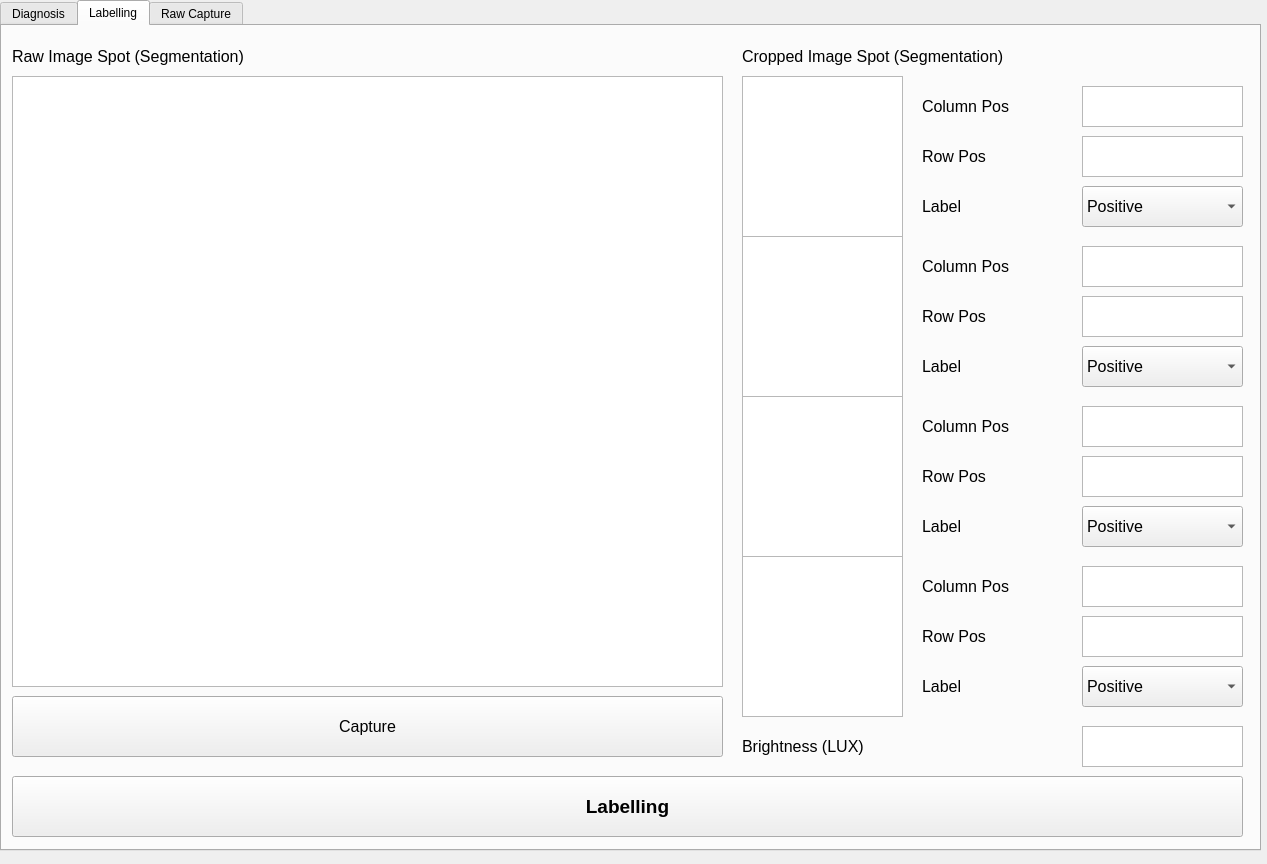
<?xml version="1.0" encoding="UTF-8"?>
<ui version="4.0">
 <class>FormDiagnosisToxoplasmosis</class>
 <widget class="QWidget" name="FormDiagnosisToxoplasmosis">
  <property name="geometry">
   <rect>
    <x>0</x>
    <y>0</y>
    <width>1267</width>
    <height>864</height>
   </rect>
  </property>
  <property name="windowTitle">
   <string>DIAGNOSIS TOXOPLASMOSIS PORTABLE DEVICE</string>
  </property>
  <widget class="QTabWidget" name="tabWidgetDiagnosis">
   <property name="geometry">
    <rect>
     <x>0</x>
     <y>0</y>
     <width>1261</width>
     <height>851</height>
    </rect>
   </property>
   <property name="currentIndex">
    <number>1</number>
   </property>
   <widget class="QWidget" name="tabDiagnosis">
    <attribute name="title">
     <string>Diagnosis</string>
    </attribute>
    <widget class="QLabel" name="label_9">
     <property name="geometry">
      <rect>
       <x>630</x>
       <y>10</y>
       <width>271</width>
       <height>41</height>
      </rect>
     </property>
     <property name="font">
      <font>
       <pointsize>12</pointsize>
      </font>
     </property>
     <property name="text">
      <string>Dot Blot Segmentation</string>
     </property>
    </widget>
    <widget class="QPushButton" name="btnDotBlotSampleCapture">
     <property name="geometry">
      <rect>
       <x>20</x>
       <y>390</y>
       <width>591</width>
       <height>51</height>
      </rect>
     </property>
     <property name="font">
      <font>
       <pointsize>12</pointsize>
      </font>
     </property>
     <property name="text">
      <string>Capture</string>
     </property>
    </widget>
    <widget class="QGraphicsView" name="graphicsViewDotBlotSegmentation1">
     <property name="geometry">
      <rect>
       <x>630</x>
       <y>50</y>
       <width>191</width>
       <height>161</height>
      </rect>
     </property>
    </widget>
    <widget class="QLabel" name="label_10">
     <property name="geometry">
      <rect>
       <x>20</x>
       <y>10</y>
       <width>581</width>
       <height>41</height>
      </rect>
     </property>
     <property name="font">
      <font>
       <pointsize>12</pointsize>
      </font>
     </property>
     <property name="text">
      <string>Dot Blot Sample</string>
     </property>
    </widget>
    <widget class="QGraphicsView" name="graphicsViewDotBlotSample">
     <property name="geometry">
      <rect>
       <x>20</x>
       <y>50</y>
       <width>591</width>
       <height>332</height>
      </rect>
     </property>
    </widget>
    <widget class="QPushButton" name="btnDotBlotSegmentationDiagnosis">
     <property name="geometry">
      <rect>
       <x>630</x>
       <y>390</y>
       <width>391</width>
       <height>51</height>
      </rect>
     </property>
     <property name="font">
      <font>
       <pointsize>12</pointsize>
      </font>
     </property>
     <property name="text">
      <string>Diagnosis</string>
     </property>
    </widget>
    <widget class="QGroupBox" name="groupBox">
     <property name="geometry">
      <rect>
       <x>10</x>
       <y>450</y>
       <width>1231</width>
       <height>361</height>
      </rect>
     </property>
     <property name="font">
      <font>
       <pointsize>12</pointsize>
      </font>
     </property>
     <property name="title">
      <string>Result</string>
     </property>
    </widget>
    <widget class="QGraphicsView" name="graphicsViewDotBlotSegmentation3">
     <property name="geometry">
      <rect>
       <x>630</x>
       <y>220</y>
       <width>191</width>
       <height>161</height>
      </rect>
     </property>
    </widget>
    <widget class="QGraphicsView" name="graphicsViewDotBlotSegmentation4">
     <property name="geometry">
      <rect>
       <x>830</x>
       <y>220</y>
       <width>191</width>
       <height>161</height>
      </rect>
     </property>
    </widget>
    <widget class="QGraphicsView" name="graphicsViewDotBlotSegmentation2">
     <property name="geometry">
      <rect>
       <x>830</x>
       <y>50</y>
       <width>191</width>
       <height>161</height>
      </rect>
     </property>
    </widget>
    <widget class="QGroupBox" name="groupBox_2">
     <property name="geometry">
      <rect>
       <x>1030</x>
       <y>20</y>
       <width>211</width>
       <height>421</height>
      </rect>
     </property>
     <property name="font">
      <font>
       <pointsize>12</pointsize>
      </font>
     </property>
     <property name="title">
      <string>Result</string>
     </property>
     <widget class="QLabel" name="labelResult">
      <property name="geometry">
       <rect>
        <x>20</x>
        <y>50</y>
        <width>141</width>
        <height>31</height>
       </rect>
      </property>
      <property name="font">
       <font>
        <pointsize>12</pointsize>
        <weight>75</weight>
        <bold>true</bold>
       </font>
      </property>
      <property name="text">
       <string>POSITIVE</string>
      </property>
     </widget>
     <widget class="QLabel" name="labelResult_2">
      <property name="geometry">
       <rect>
        <x>20</x>
        <y>90</y>
        <width>221</width>
        <height>31</height>
       </rect>
      </property>
      <property name="font">
       <font>
        <pointsize>12</pointsize>
        <weight>75</weight>
        <bold>true</bold>
       </font>
      </property>
      <property name="text">
       <string>Toxoplasmosis</string>
      </property>
     </widget>
    </widget>
   </widget>
   <widget class="QWidget" name="tabLabelling">
    <attribute name="title">
     <string>Labelling</string>
    </attribute>
    <widget class="QGraphicsView" name="graphicsViewCroppedImageSpotSegmentation1">
     <property name="geometry">
      <rect>
       <x>740</x>
       <y>50</y>
       <width>161</width>
       <height>161</height>
      </rect>
     </property>
    </widget>
    <widget class="QLabel" name="label_3">
     <property name="geometry">
      <rect>
       <x>740</x>
       <y>10</y>
       <width>451</width>
       <height>41</height>
      </rect>
     </property>
     <property name="font">
      <font>
       <pointsize>12</pointsize>
      </font>
     </property>
     <property name="text">
      <string>Cropped Image Spot (Segmentation)</string>
     </property>
    </widget>
    <widget class="QPushButton" name="btnRawCaptureSegmentation">
     <property name="geometry">
      <rect>
       <x>10</x>
       <y>670</y>
       <width>711</width>
       <height>61</height>
      </rect>
     </property>
     <property name="font">
      <font>
       <pointsize>12</pointsize>
      </font>
     </property>
     <property name="text">
      <string>Capture</string>
     </property>
    </widget>
    <widget class="QLabel" name="label_4">
     <property name="geometry">
      <rect>
       <x>10</x>
       <y>10</y>
       <width>581</width>
       <height>41</height>
      </rect>
     </property>
     <property name="font">
      <font>
       <pointsize>12</pointsize>
      </font>
     </property>
     <property name="text">
      <string>Raw Image Spot (Segmentation)</string>
     </property>
    </widget>
    <widget class="QGraphicsView" name="graphicsViewRawImageImageSpotSegmentation">
     <property name="geometry">
      <rect>
       <x>10</x>
       <y>50</y>
       <width>711</width>
       <height>611</height>
      </rect>
     </property>
    </widget>
    <widget class="QLabel" name="label_5">
     <property name="geometry">
      <rect>
       <x>920</x>
       <y>60</y>
       <width>131</width>
       <height>41</height>
      </rect>
     </property>
     <property name="font">
      <font>
       <pointsize>12</pointsize>
      </font>
     </property>
     <property name="text">
      <string>Column Pos</string>
     </property>
    </widget>
    <widget class="QLabel" name="label_6">
     <property name="geometry">
      <rect>
       <x>920</x>
       <y>110</y>
       <width>131</width>
       <height>41</height>
      </rect>
     </property>
     <property name="font">
      <font>
       <pointsize>12</pointsize>
      </font>
     </property>
     <property name="text">
      <string>Row Pos</string>
     </property>
    </widget>
    <widget class="QLabel" name="label_7">
     <property name="geometry">
      <rect>
       <x>920</x>
       <y>160</y>
       <width>101</width>
       <height>41</height>
      </rect>
     </property>
     <property name="font">
      <font>
       <pointsize>12</pointsize>
      </font>
     </property>
     <property name="text">
      <string>Label</string>
     </property>
    </widget>
    <widget class="QTextEdit" name="textEditColumnPosition1">
     <property name="geometry">
      <rect>
       <x>1080</x>
       <y>60</y>
       <width>161</width>
       <height>41</height>
      </rect>
     </property>
     <property name="font">
      <font>
       <pointsize>12</pointsize>
      </font>
     </property>
     <property name="html">
      <string>&lt;!DOCTYPE HTML PUBLIC &quot;-//W3C//DTD HTML 4.0//EN&quot; &quot;http://www.w3.org/TR/REC-html40/strict.dtd&quot;&gt;
&lt;html&gt;&lt;head&gt;&lt;meta name=&quot;qrichtext&quot; content=&quot;1&quot; /&gt;&lt;style type=&quot;text/css&quot;&gt;
p, li { white-space: pre-wrap; }
&lt;/style&gt;&lt;/head&gt;&lt;body style=&quot; font-family:'MS Shell Dlg 2'; font-size:12pt; font-weight:400; font-style:normal;&quot;&gt;
&lt;p style=&quot;-qt-paragraph-type:empty; margin-top:0px; margin-bottom:0px; margin-left:0px; margin-right:0px; -qt-block-indent:0; text-indent:0px;&quot;&gt;&lt;br /&gt;&lt;/p&gt;&lt;/body&gt;&lt;/html&gt;</string>
     </property>
    </widget>
    <widget class="QTextEdit" name="textEditRowPosition1">
     <property name="geometry">
      <rect>
       <x>1080</x>
       <y>110</y>
       <width>161</width>
       <height>41</height>
      </rect>
     </property>
     <property name="font">
      <font>
       <pointsize>12</pointsize>
      </font>
     </property>
     <property name="html">
      <string>&lt;!DOCTYPE HTML PUBLIC &quot;-//W3C//DTD HTML 4.0//EN&quot; &quot;http://www.w3.org/TR/REC-html40/strict.dtd&quot;&gt;
&lt;html&gt;&lt;head&gt;&lt;meta name=&quot;qrichtext&quot; content=&quot;1&quot; /&gt;&lt;style type=&quot;text/css&quot;&gt;
p, li { white-space: pre-wrap; }
&lt;/style&gt;&lt;/head&gt;&lt;body style=&quot; font-family:'MS Shell Dlg 2'; font-size:12pt; font-weight:400; font-style:normal;&quot;&gt;
&lt;p style=&quot;-qt-paragraph-type:empty; margin-top:0px; margin-bottom:0px; margin-left:0px; margin-right:0px; -qt-block-indent:0; text-indent:0px;&quot;&gt;&lt;br /&gt;&lt;/p&gt;&lt;/body&gt;&lt;/html&gt;</string>
     </property>
    </widget>
    <widget class="QComboBox" name="comboBoxLabel1">
     <property name="geometry">
      <rect>
       <x>1080</x>
       <y>160</y>
       <width>161</width>
       <height>41</height>
      </rect>
     </property>
     <property name="font">
      <font>
       <pointsize>12</pointsize>
      </font>
     </property>
     <item>
      <property name="text">
       <string>Positive</string>
      </property>
     </item>
     <item>
      <property name="text">
       <string>Negative</string>
      </property>
     </item>
    </widget>
    <widget class="QLabel" name="label_8">
     <property name="geometry">
      <rect>
       <x>740</x>
       <y>700</y>
       <width>221</width>
       <height>41</height>
      </rect>
     </property>
     <property name="font">
      <font>
       <pointsize>12</pointsize>
      </font>
     </property>
     <property name="text">
      <string>Brightness (LUX)</string>
     </property>
    </widget>
    <widget class="QTextEdit" name="textEditLuxLumination">
     <property name="geometry">
      <rect>
       <x>1080</x>
       <y>700</y>
       <width>161</width>
       <height>41</height>
      </rect>
     </property>
     <property name="font">
      <font>
       <pointsize>12</pointsize>
      </font>
     </property>
     <property name="html">
      <string>&lt;!DOCTYPE HTML PUBLIC &quot;-//W3C//DTD HTML 4.0//EN&quot; &quot;http://www.w3.org/TR/REC-html40/strict.dtd&quot;&gt;
&lt;html&gt;&lt;head&gt;&lt;meta name=&quot;qrichtext&quot; content=&quot;1&quot; /&gt;&lt;style type=&quot;text/css&quot;&gt;
p, li { white-space: pre-wrap; }
&lt;/style&gt;&lt;/head&gt;&lt;body style=&quot; font-family:'MS Shell Dlg 2'; font-size:12pt; font-weight:400; font-style:normal;&quot;&gt;
&lt;p style=&quot;-qt-paragraph-type:empty; margin-top:0px; margin-bottom:0px; margin-left:0px; margin-right:0px; -qt-block-indent:0; text-indent:0px;&quot;&gt;&lt;br /&gt;&lt;/p&gt;&lt;/body&gt;&lt;/html&gt;</string>
     </property>
    </widget>
    <widget class="QLabel" name="label_11">
     <property name="geometry">
      <rect>
       <x>920</x>
       <y>220</y>
       <width>131</width>
       <height>41</height>
      </rect>
     </property>
     <property name="font">
      <font>
       <pointsize>12</pointsize>
      </font>
     </property>
     <property name="text">
      <string>Column Pos</string>
     </property>
    </widget>
    <widget class="QLabel" name="label_12">
     <property name="geometry">
      <rect>
       <x>920</x>
       <y>270</y>
       <width>131</width>
       <height>41</height>
      </rect>
     </property>
     <property name="font">
      <font>
       <pointsize>12</pointsize>
      </font>
     </property>
     <property name="text">
      <string>Row Pos</string>
     </property>
    </widget>
    <widget class="QTextEdit" name="textEditRowPosition2">
     <property name="geometry">
      <rect>
       <x>1080</x>
       <y>270</y>
       <width>161</width>
       <height>41</height>
      </rect>
     </property>
     <property name="font">
      <font>
       <pointsize>12</pointsize>
      </font>
     </property>
     <property name="html">
      <string>&lt;!DOCTYPE HTML PUBLIC &quot;-//W3C//DTD HTML 4.0//EN&quot; &quot;http://www.w3.org/TR/REC-html40/strict.dtd&quot;&gt;
&lt;html&gt;&lt;head&gt;&lt;meta name=&quot;qrichtext&quot; content=&quot;1&quot; /&gt;&lt;style type=&quot;text/css&quot;&gt;
p, li { white-space: pre-wrap; }
&lt;/style&gt;&lt;/head&gt;&lt;body style=&quot; font-family:'MS Shell Dlg 2'; font-size:12pt; font-weight:400; font-style:normal;&quot;&gt;
&lt;p style=&quot;-qt-paragraph-type:empty; margin-top:0px; margin-bottom:0px; margin-left:0px; margin-right:0px; -qt-block-indent:0; text-indent:0px;&quot;&gt;&lt;br /&gt;&lt;/p&gt;&lt;/body&gt;&lt;/html&gt;</string>
     </property>
    </widget>
    <widget class="QLabel" name="label_13">
     <property name="geometry">
      <rect>
       <x>920</x>
       <y>320</y>
       <width>101</width>
       <height>41</height>
      </rect>
     </property>
     <property name="font">
      <font>
       <pointsize>12</pointsize>
      </font>
     </property>
     <property name="text">
      <string>Label</string>
     </property>
    </widget>
    <widget class="QGraphicsView" name="graphicsViewCroppedImageSpotSegmentation2">
     <property name="geometry">
      <rect>
       <x>740</x>
       <y>210</y>
       <width>161</width>
       <height>161</height>
      </rect>
     </property>
    </widget>
    <widget class="QComboBox" name="comboBoxLabel2">
     <property name="geometry">
      <rect>
       <x>1080</x>
       <y>320</y>
       <width>161</width>
       <height>41</height>
      </rect>
     </property>
     <property name="font">
      <font>
       <pointsize>12</pointsize>
      </font>
     </property>
     <item>
      <property name="text">
       <string>Positive</string>
      </property>
     </item>
     <item>
      <property name="text">
       <string>Negative</string>
      </property>
     </item>
    </widget>
    <widget class="QTextEdit" name="textEditColumnPosition2">
     <property name="geometry">
      <rect>
       <x>1080</x>
       <y>220</y>
       <width>161</width>
       <height>41</height>
      </rect>
     </property>
     <property name="font">
      <font>
       <pointsize>12</pointsize>
      </font>
     </property>
     <property name="html">
      <string>&lt;!DOCTYPE HTML PUBLIC &quot;-//W3C//DTD HTML 4.0//EN&quot; &quot;http://www.w3.org/TR/REC-html40/strict.dtd&quot;&gt;
&lt;html&gt;&lt;head&gt;&lt;meta name=&quot;qrichtext&quot; content=&quot;1&quot; /&gt;&lt;style type=&quot;text/css&quot;&gt;
p, li { white-space: pre-wrap; }
&lt;/style&gt;&lt;/head&gt;&lt;body style=&quot; font-family:'MS Shell Dlg 2'; font-size:12pt; font-weight:400; font-style:normal;&quot;&gt;
&lt;p style=&quot;-qt-paragraph-type:empty; margin-top:0px; margin-bottom:0px; margin-left:0px; margin-right:0px; -qt-block-indent:0; text-indent:0px;&quot;&gt;&lt;br /&gt;&lt;/p&gt;&lt;/body&gt;&lt;/html&gt;</string>
     </property>
    </widget>
    <widget class="QLabel" name="label_14">
     <property name="geometry">
      <rect>
       <x>920</x>
       <y>380</y>
       <width>131</width>
       <height>41</height>
      </rect>
     </property>
     <property name="font">
      <font>
       <pointsize>12</pointsize>
      </font>
     </property>
     <property name="text">
      <string>Column Pos</string>
     </property>
    </widget>
    <widget class="QLabel" name="label_15">
     <property name="geometry">
      <rect>
       <x>920</x>
       <y>430</y>
       <width>131</width>
       <height>41</height>
      </rect>
     </property>
     <property name="font">
      <font>
       <pointsize>12</pointsize>
      </font>
     </property>
     <property name="text">
      <string>Row Pos</string>
     </property>
    </widget>
    <widget class="QTextEdit" name="textEditRowPosition3">
     <property name="geometry">
      <rect>
       <x>1080</x>
       <y>430</y>
       <width>161</width>
       <height>41</height>
      </rect>
     </property>
     <property name="font">
      <font>
       <pointsize>12</pointsize>
      </font>
     </property>
     <property name="html">
      <string>&lt;!DOCTYPE HTML PUBLIC &quot;-//W3C//DTD HTML 4.0//EN&quot; &quot;http://www.w3.org/TR/REC-html40/strict.dtd&quot;&gt;
&lt;html&gt;&lt;head&gt;&lt;meta name=&quot;qrichtext&quot; content=&quot;1&quot; /&gt;&lt;style type=&quot;text/css&quot;&gt;
p, li { white-space: pre-wrap; }
&lt;/style&gt;&lt;/head&gt;&lt;body style=&quot; font-family:'MS Shell Dlg 2'; font-size:12pt; font-weight:400; font-style:normal;&quot;&gt;
&lt;p style=&quot;-qt-paragraph-type:empty; margin-top:0px; margin-bottom:0px; margin-left:0px; margin-right:0px; -qt-block-indent:0; text-indent:0px;&quot;&gt;&lt;br /&gt;&lt;/p&gt;&lt;/body&gt;&lt;/html&gt;</string>
     </property>
    </widget>
    <widget class="QLabel" name="label_16">
     <property name="geometry">
      <rect>
       <x>920</x>
       <y>480</y>
       <width>101</width>
       <height>41</height>
      </rect>
     </property>
     <property name="font">
      <font>
       <pointsize>12</pointsize>
      </font>
     </property>
     <property name="text">
      <string>Label</string>
     </property>
    </widget>
    <widget class="QGraphicsView" name="graphicsViewCroppedImageSpotSegmentation3">
     <property name="geometry">
      <rect>
       <x>740</x>
       <y>370</y>
       <width>161</width>
       <height>161</height>
      </rect>
     </property>
    </widget>
    <widget class="QComboBox" name="comboBoxLabel3">
     <property name="geometry">
      <rect>
       <x>1080</x>
       <y>480</y>
       <width>161</width>
       <height>41</height>
      </rect>
     </property>
     <property name="font">
      <font>
       <pointsize>12</pointsize>
      </font>
     </property>
     <item>
      <property name="text">
       <string>Positive</string>
      </property>
     </item>
     <item>
      <property name="text">
       <string>Negative</string>
      </property>
     </item>
    </widget>
    <widget class="QTextEdit" name="textEditColumnPosition3">
     <property name="geometry">
      <rect>
       <x>1080</x>
       <y>380</y>
       <width>161</width>
       <height>41</height>
      </rect>
     </property>
     <property name="font">
      <font>
       <pointsize>12</pointsize>
      </font>
     </property>
     <property name="html">
      <string>&lt;!DOCTYPE HTML PUBLIC &quot;-//W3C//DTD HTML 4.0//EN&quot; &quot;http://www.w3.org/TR/REC-html40/strict.dtd&quot;&gt;
&lt;html&gt;&lt;head&gt;&lt;meta name=&quot;qrichtext&quot; content=&quot;1&quot; /&gt;&lt;style type=&quot;text/css&quot;&gt;
p, li { white-space: pre-wrap; }
&lt;/style&gt;&lt;/head&gt;&lt;body style=&quot; font-family:'MS Shell Dlg 2'; font-size:12pt; font-weight:400; font-style:normal;&quot;&gt;
&lt;p style=&quot;-qt-paragraph-type:empty; margin-top:0px; margin-bottom:0px; margin-left:0px; margin-right:0px; -qt-block-indent:0; text-indent:0px;&quot;&gt;&lt;br /&gt;&lt;/p&gt;&lt;/body&gt;&lt;/html&gt;</string>
     </property>
    </widget>
    <widget class="QLabel" name="label_17">
     <property name="geometry">
      <rect>
       <x>920</x>
       <y>540</y>
       <width>131</width>
       <height>41</height>
      </rect>
     </property>
     <property name="font">
      <font>
       <pointsize>12</pointsize>
      </font>
     </property>
     <property name="text">
      <string>Column Pos</string>
     </property>
    </widget>
    <widget class="QLabel" name="label_18">
     <property name="geometry">
      <rect>
       <x>920</x>
       <y>590</y>
       <width>131</width>
       <height>41</height>
      </rect>
     </property>
     <property name="font">
      <font>
       <pointsize>12</pointsize>
      </font>
     </property>
     <property name="text">
      <string>Row Pos</string>
     </property>
    </widget>
    <widget class="QTextEdit" name="textEditRowPosition4">
     <property name="geometry">
      <rect>
       <x>1080</x>
       <y>590</y>
       <width>161</width>
       <height>41</height>
      </rect>
     </property>
     <property name="font">
      <font>
       <pointsize>12</pointsize>
      </font>
     </property>
     <property name="html">
      <string>&lt;!DOCTYPE HTML PUBLIC &quot;-//W3C//DTD HTML 4.0//EN&quot; &quot;http://www.w3.org/TR/REC-html40/strict.dtd&quot;&gt;
&lt;html&gt;&lt;head&gt;&lt;meta name=&quot;qrichtext&quot; content=&quot;1&quot; /&gt;&lt;style type=&quot;text/css&quot;&gt;
p, li { white-space: pre-wrap; }
&lt;/style&gt;&lt;/head&gt;&lt;body style=&quot; font-family:'MS Shell Dlg 2'; font-size:12pt; font-weight:400; font-style:normal;&quot;&gt;
&lt;p style=&quot;-qt-paragraph-type:empty; margin-top:0px; margin-bottom:0px; margin-left:0px; margin-right:0px; -qt-block-indent:0; text-indent:0px;&quot;&gt;&lt;br /&gt;&lt;/p&gt;&lt;/body&gt;&lt;/html&gt;</string>
     </property>
    </widget>
    <widget class="QLabel" name="label_19">
     <property name="geometry">
      <rect>
       <x>920</x>
       <y>640</y>
       <width>101</width>
       <height>41</height>
      </rect>
     </property>
     <property name="font">
      <font>
       <pointsize>12</pointsize>
      </font>
     </property>
     <property name="text">
      <string>Label</string>
     </property>
    </widget>
    <widget class="QGraphicsView" name="graphicsViewCroppedImageSpotSegmentation4">
     <property name="geometry">
      <rect>
       <x>740</x>
       <y>530</y>
       <width>161</width>
       <height>161</height>
      </rect>
     </property>
    </widget>
    <widget class="QComboBox" name="comboBoxLabel4">
     <property name="geometry">
      <rect>
       <x>1080</x>
       <y>640</y>
       <width>161</width>
       <height>41</height>
      </rect>
     </property>
     <property name="font">
      <font>
       <pointsize>12</pointsize>
      </font>
     </property>
     <item>
      <property name="text">
       <string>Positive</string>
      </property>
     </item>
     <item>
      <property name="text">
       <string>Negative</string>
      </property>
     </item>
    </widget>
    <widget class="QTextEdit" name="textEditColumnPosition4">
     <property name="geometry">
      <rect>
       <x>1080</x>
       <y>540</y>
       <width>161</width>
       <height>41</height>
      </rect>
     </property>
     <property name="font">
      <font>
       <pointsize>12</pointsize>
      </font>
     </property>
     <property name="html">
      <string>&lt;!DOCTYPE HTML PUBLIC &quot;-//W3C//DTD HTML 4.0//EN&quot; &quot;http://www.w3.org/TR/REC-html40/strict.dtd&quot;&gt;
&lt;html&gt;&lt;head&gt;&lt;meta name=&quot;qrichtext&quot; content=&quot;1&quot; /&gt;&lt;style type=&quot;text/css&quot;&gt;
p, li { white-space: pre-wrap; }
&lt;/style&gt;&lt;/head&gt;&lt;body style=&quot; font-family:'MS Shell Dlg 2'; font-size:12pt; font-weight:400; font-style:normal;&quot;&gt;
&lt;p style=&quot;-qt-paragraph-type:empty; margin-top:0px; margin-bottom:0px; margin-left:0px; margin-right:0px; -qt-block-indent:0; text-indent:0px;&quot;&gt;&lt;br /&gt;&lt;/p&gt;&lt;/body&gt;&lt;/html&gt;</string>
     </property>
    </widget>
    <widget class="QPushButton" name="btnLabelling">
     <property name="geometry">
      <rect>
       <x>10</x>
       <y>750</y>
       <width>1231</width>
       <height>61</height>
      </rect>
     </property>
     <property name="font">
      <font>
       <pointsize>14</pointsize>
       <weight>75</weight>
       <bold>true</bold>
      </font>
     </property>
     <property name="text">
      <string>Labelling</string>
     </property>
    </widget>
   </widget>
   <widget class="QWidget" name="tabRawCapture">
    <attribute name="title">
     <string>Raw Capture</string>
    </attribute>
    <widget class="QGraphicsView" name="graphicsViewRawImageSpot">
     <property name="geometry">
      <rect>
       <x>10</x>
       <y>60</y>
       <width>621</width>
       <height>611</height>
      </rect>
     </property>
    </widget>
    <widget class="QGraphicsView" name="graphicsViewRawImageCaptured">
     <property name="geometry">
      <rect>
       <x>640</x>
       <y>60</y>
       <width>621</width>
       <height>611</height>
      </rect>
     </property>
    </widget>
    <widget class="QPushButton" name="btnRawImageCapture">
     <property name="geometry">
      <rect>
       <x>10</x>
       <y>690</y>
       <width>1251</width>
       <height>61</height>
      </rect>
     </property>
     <property name="font">
      <font>
       <pointsize>12</pointsize>
      </font>
     </property>
     <property name="text">
      <string>Capture</string>
     </property>
    </widget>
    <widget class="QLabel" name="label">
     <property name="geometry">
      <rect>
       <x>10</x>
       <y>20</y>
       <width>581</width>
       <height>41</height>
      </rect>
     </property>
     <property name="font">
      <font>
       <pointsize>12</pointsize>
      </font>
     </property>
     <property name="text">
      <string>Raw Image Spot</string>
     </property>
    </widget>
    <widget class="QLabel" name="label_2">
     <property name="geometry">
      <rect>
       <x>630</x>
       <y>20</y>
       <width>581</width>
       <height>41</height>
      </rect>
     </property>
     <property name="font">
      <font>
       <pointsize>12</pointsize>
      </font>
     </property>
     <property name="text">
      <string>Captured Image Spot</string>
     </property>
    </widget>
   </widget>
  </widget>
 </widget>
 <resources/>
 <connections/>
</ui>
